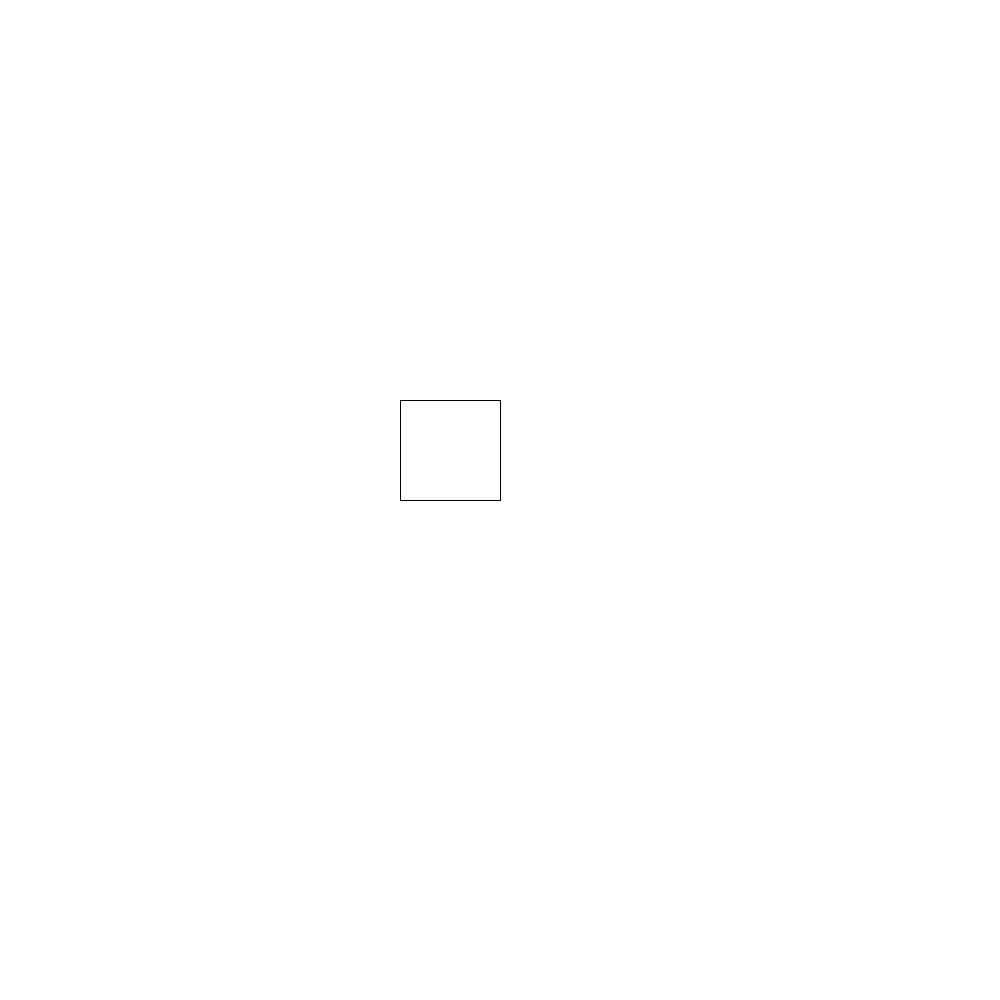
Frame 1 (no input)
Frame 60 (the mouse pressed at the canvas centre just before this capture): identical to frame 1, image omitted
Frame 120 (the mouse held since frame 60 and released just before this capture): identical to frame 1, image omitted

The Processing sketch that drew this single still picture (run headless with seeded random() and noise(); from frame 60 on, the mouse is pressed at the canvas centre):

// Processing sketch: opdracht_12_6_vierkant_tien_pixels_elke_kant_op_pijlen
// ── opdracht_12_6_vierkant_tien_pixels_elke_kant_op_pijlen.pde
int x=400;
int y=400;


void setup(){
  size(1000,1000);
  background(255);
}
void draw(){
  rect(x,y,100,100);

    
  }
  void keyPressed(){
    background(255);
    
    if(keyCode == RIGHT){
      x+=10;
    }else{
      if(keyCode==LEFT){
        x-=10;
      }else{
        if(keyCode == UP){
          y-=10;
        }else{
          if(keyCode == DOWN){
            y+=10;
    }
  }
  }
    }
  }
